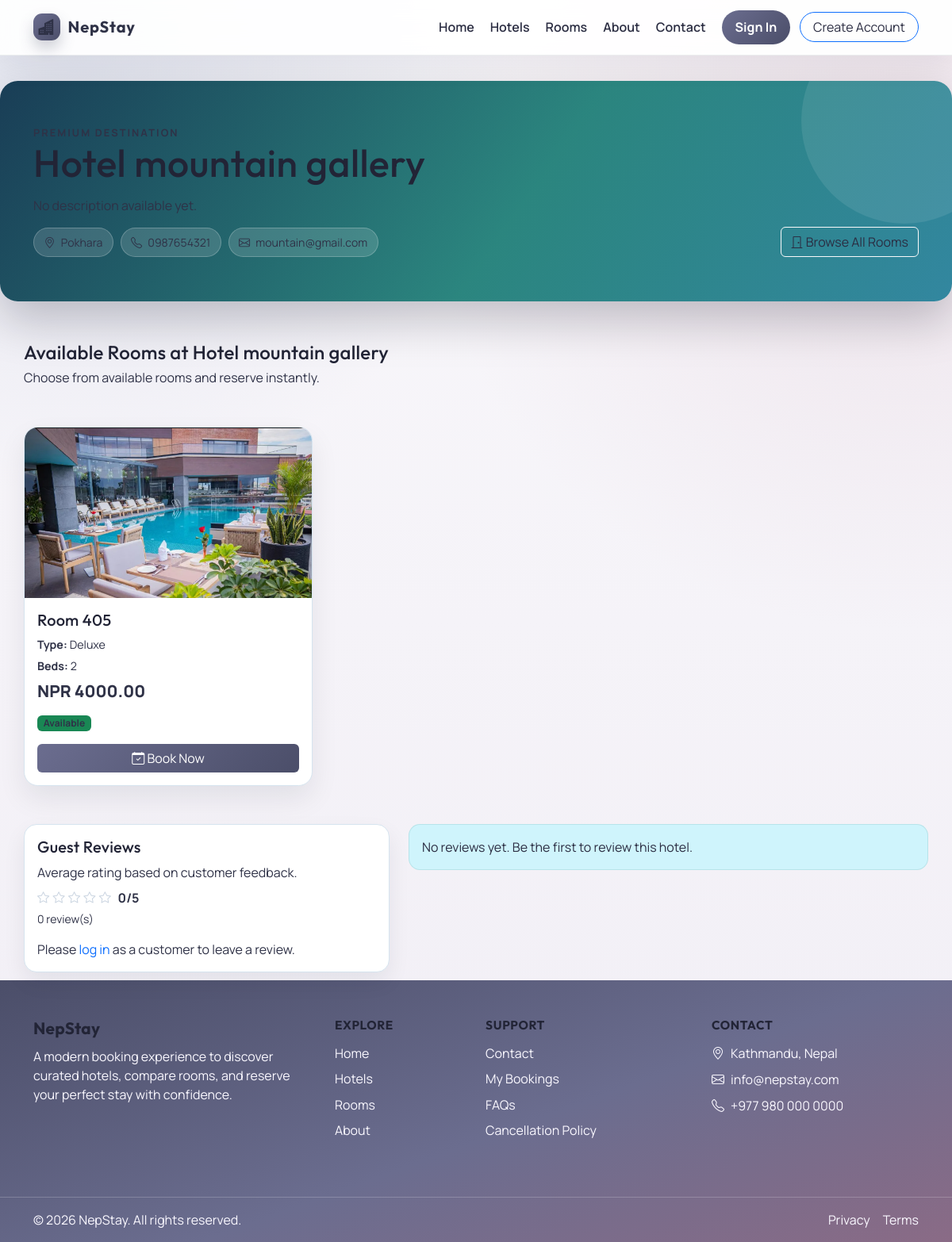
/hotels/5/, run on an earlier commit of the app's database.
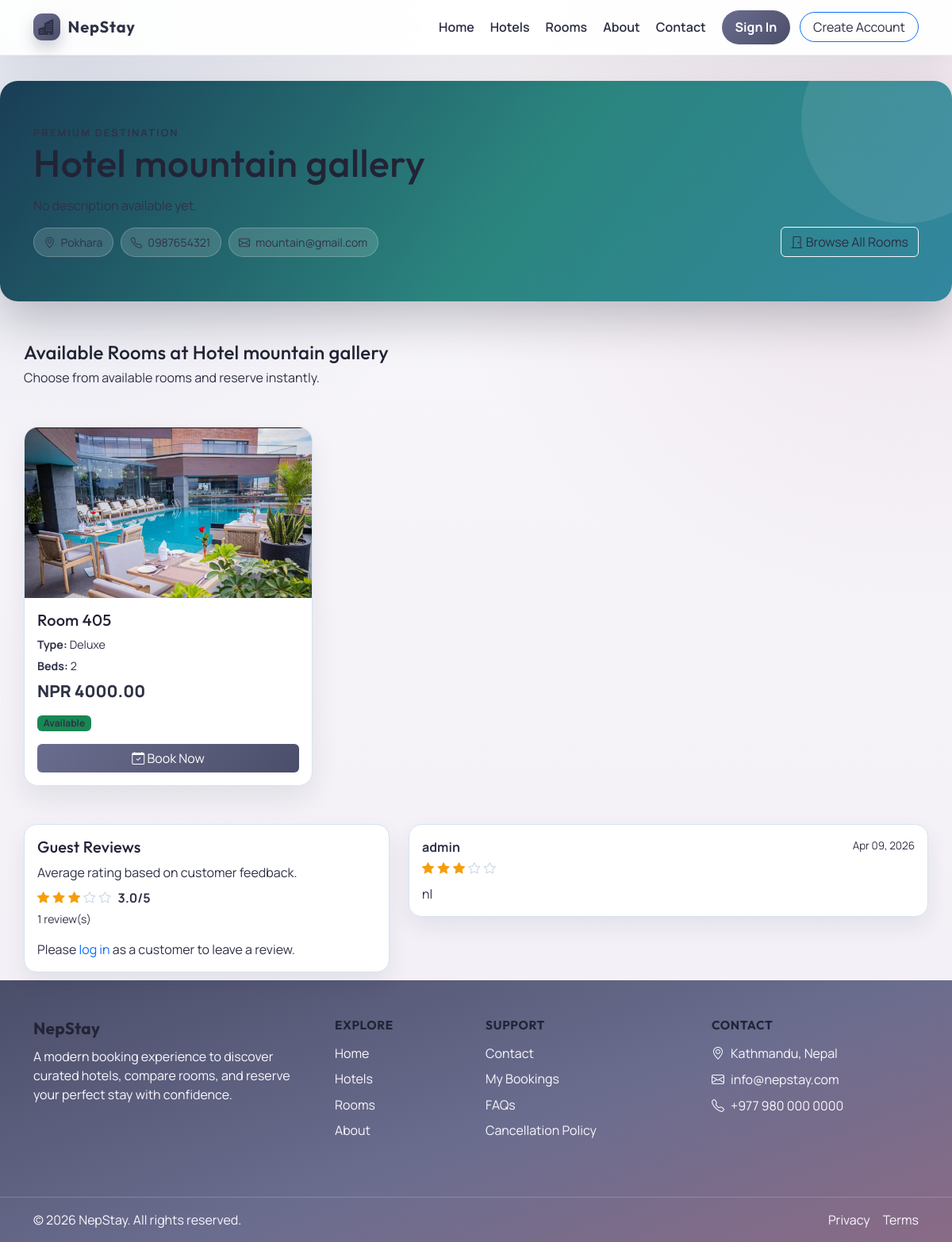
And on a later commit of the database.
### hotel/models.py (models this page shows, shortened)
class Room(models.Model):
    hotel = models.ForeignKey(Hotel, on_delete=models.CASCADE, related_name='rooms')
    room_type = models.ForeignKey(RoomType, on_delete=models.CASCADE, related_name='rooms')
    room_number = models.CharField(max_length=200)
    price = models.DecimalField(max_digits=10, decimal_places=2, default=Decimal('0.00'))
    availability = models.BooleanField(default=True)
    is_available = models.BooleanField(default=True)
    date = models.DateTimeField(auto_now_add=True)
    rid = ShortUUIDField(length=8, unique=True, blank=True)
    class Meta:
        verbose_name_plural = "Rooms"

class Hotel(models.Model):
    agent = models.ForeignKey(User, on_delete=models.CASCADE, related_name="hotels", null=True, blank=True)
    name = models.CharField(max_length=255)
    location = models.CharField(max_length=255, blank=True)
    description = models.TextField(blank=True)
    image = models.ImageField(upload_to='hotel_images/', blank=True, null=True)
    address = models.CharField(max_length=255, blank=True)
    mobile = models.CharField(max_length=20, blank=True)
    email = models.EmailField(blank=True)
    status = models.CharField(max_length=20, choices=HOTEL_STATUS, default='pending')
    views = models.IntegerField(default=0)
    featured = models.BooleanField(default=False)
    slug = models.SlugField(unique=True, blank=True)
    created_at = models.DateTimeField(auto_now_add=True, null=True, blank=True)
    date = models.DateTimeField(auto_now_add=True)
    def average_rating(self):
        aggregate = self.reviews.aggregate(avg=models.Avg('rating'))
        return round(aggregate.get('avg') or 0, 1)
    def reviews_count(self):
        return self.reviews.count()

class RoomType(models.Model):
    hotel = models.ForeignKey(Hotel, on_delete=models.CASCADE, related_name='room_types')
    name = models.CharField(max_length=255)
    description = models.TextField(blank=True)
    price = models.DecimalField(max_digits=10, decimal_places=2)
    no_of_beds = models.IntegerField(default=1)
    hid = ShortUUIDField(length=8, unique=True, blank=True)
    slug = models.SlugField(unique=True, blank=True)
    date = models.DateTimeField(auto_now_add=True)
    image = models.ImageField(upload_to='hotel_images/', blank=True, null=True)
    class Meta:
        verbose_name_plural = "Room Types"

class Review(models.Model):
    STAR_CHOICES = (
        (1, '1 Star'),
        (2, '2 Stars'),
        (3, '3 Stars'),
        (4, '4 Stars'),
        (5, '5 Stars'),
    )
    hotel = models.ForeignKey(Hotel, on_delete=models.CASCADE, related_name='reviews')
    user = models.ForeignKey(User, on_delete=models.CASCADE, related_name='reviews')
    agent = models.ForeignKey(User, on_delete=models.SET_NULL, related_name='reviews_received', blank=True, null=True)
    rating = models.PositiveSmallIntegerField(choices=STAR_CHOICES)
    comment = models.TextField(blank=True)
    created_at = models.DateTimeField(auto_now_add=True)
    updated_at = models.DateTimeField(auto_now=True)
    class Meta:
        ordering = ['-created_at']
        unique_together = ('hotel', 'user')

### userauths/models.py (models this page shows, shortened)
class User(AbstractUser):
    ROLE_CHOICES = (
        ("customer", "Customer"),
        ("agent", "Agent"),
    )
    AGENT_APPROVAL_CHOICES = (
        ("approved", "Approved"),
        ("pending", "Pending"),
        ("rejected", "Rejected"),
    )
    full_name = models.CharField(max_length=255, blank=True, null=True )
    username = models.CharField(max_length=150, unique=True)
    email = models.EmailField(unique=True)
    phone = models.CharField(max_length=20, blank=True, null=True)
    gender = models.CharField(max_length=10, choices=GENDER_CHOICES, default="Others")
    otp = models.CharField(max_length=10, blank=True, null=True)
    email_verified = models.BooleanField(default=False)
    role = models.CharField(max_length=10, choices=ROLE_CHOICES, default="customer")
    agent_approval_status = models.CharField(max_length=10, choices=AGENT_APPROVAL_CHOICES, default="approved")
    agent_rejection_reason = models.TextField(blank=True, null=True)
    USERNAME_FIELD = "username"
    REQUIRED_FIELDS = ["email"]   # ✅ username हटायो

### hotel/views.py (the view)
# urls.py: path('hotels/<int:hotel_id>/', views.hotel_detail, name='hotel_detail'),
def hotel_detail(request, hotel_id):
    hotel = get_object_or_404(Hotel, id=hotel_id)
    rooms_qs = Room.objects.select_related('room_type').filter(hotel=hotel, availability=True).order_by('room_number')
    reviews = Review.objects.select_related('user').filter(hotel=hotel)
    review_form = None
    existing_review = None
    if request.user.is_authenticated and request.user.role == 'customer':
        existing_review = Review.objects.filter(hotel=hotel, user=request.user).first()
        review_form = ReviewForm(instance=existing_review)
    return render(request, 'hotel/hotel_detail.html', {
        'hotel': hotel,
        'rooms': rooms_qs,
        'reviews': reviews,
        'review_form': review_form,
        'existing_review': existing_review,
    })

### templates/hotel/hotel_detail.html (shortened to what the changed rows need)
{% extends 'hotel/base.html' %}
{% block content %}
<section class="detail-hero">
    <div class="container py-2">
        <div class="row">
            <div class="col-lg-8">
                <p class="detail-kicker mb-0">Premium Destination</p>
                <h1 class="detail-heading">{{ hotel.name }}</h1>
                <p class="detail-desc">{{ hotel.description|default:'No description available yet.' }}</p>
                <div class="detail-meta">
                    <span><i class="bi bi-geo-alt"></i> {{ hotel.location|default:'Nepal' }}</span>
                    <span><i class="bi bi-telephone"></i> {{ hotel.mobile|default:'N/A' }}</span>
                    <span><i class="bi bi-envelope"></i> {{ hotel.email|default:'N/A' }}</span>
                </div>
            </div>
        </div>
    </div>
</section>
<div class="container detail-section">
    <div class="row mb-4">
        <div class="col-12">
            <h2 class="h4 detail-section-title">Available Rooms at {{ hotel.name }}</h2>
            <p class="detail-section-subtitle">Choose from available rooms and reserve instantly.</p>
        </div>
    </div>
    <div class="row g-4">
        {% for room in rooms %}
        <div class="col-md-6 col-xl-4">
            <div class="room-option">
                {% if room.room_type.image or hotel.image %}
                <img
                    src="{% if room.room_type.image %}{{ room.room_type.image.url }}{% else %}{{ hotel.image.url }}{% endif %}"
                    alt="{{ room.room_type.name }}"
                >
                {% endif %}
                <div class="body d-flex flex-column">
                    <h5 class="mb-2">Room {{ room.room_number }}</h5>
                    <div class="meta">
                        <span><strong>Type:</strong> {{ room.room_type.name }}</span>
                        <span><strong>Beds:</strong> {{ room.room_type.no_of_beds }}</span>
                        <span class="price">NPR {{ room.price }}</span>
                    </div>
                    <span class="badge bg-success mb-3 align-self-start">Available</span>
                    {% if request.user.is_authenticated and request.user.role == 'agent' %}
                    <span class="btn btn-outline-secondary mt-auto disabled">Agents cannot book</span>
                    {% else %}
                    <a href="{% url 'hotel:book_room' room.id %}" class="btn btn-primary mt-auto"><i class="bi bi-calendar-check"></i> Book Now</a>
                    {% endif %}
                </div>
            </div>
        </div>
        {% empty %}
        <div class="col-12">
            <div class="alert alert-warning">No available rooms found for this hotel.</div>
        </div>
        {% endfor %}
    </div>
    <section class="review-shell">
        <div class="row g-4">
            <div class="col-lg-5">
                <div class="review-card">
                    <h3 class="h5 mb-2">Guest Reviews</h3>
                    <p class="text-muted mb-2">Average rating based on customer feedback.</p>
                    <div class="d-flex align-items-center gap-2 mb-1">
                        <div class="star-row">
                            <i class="bi {% if hotel.average_rating >= 1 %}bi-star-fill{% else %}bi-star star-off{% endif %}"></i>
                            <i class="bi {% if hotel.average_rating >= 2 %}bi-star-fill{% else %}bi-star star-off{% endif %}"></i>
                            <i class="bi {% if hotel.average_rating >= 3 %}bi-star-fill{% else %}bi-star star-off{% endif %}"></i>
                            <i class="bi {% if hotel.average_rating >= 4 %}bi-star-fill{% else %}bi-star star-off{% endif %}"></i>
                            <i class="bi {% if hotel.average_rating >= 5 %}bi-star-fill{% else %}bi-star star-off{% endif %}"></i>
                        </div>
                        <strong>{{ hotel.average_rating }}/5</strong>
                    </div>
                    <p class="text-muted small mb-0">{{ hotel.reviews_count }} review(s)</p>
                    {% if request.user.is_authenticated and request.user.role == 'customer' and review_form %}
                    <hr>
                    <h4 class="h6" id="review-form-heading">
                        {% if existing_review %}Edit your review{% else %}Write your review{% endif %}
                    </h4>
                    <form method="POST" action="{% url 'hotel:add_review' hotel.id %}" id="review-form">
                        {% csrf_token %}
                        <div class="mb-2">
                            <label class="form-label" for="id_rating">Rating</label>
                            {{ review_form.rating }}
                        </div>
                        <div class="mb-2">
                            <label class="form-label" for="id_comment">Comment</label>
                            {{ review_form.comment }}
                        </div>
                        <button type="submit" class="btn btn-primary w-100">
                            {% if existing_review %}Update Review{% else %}Submit Review{% endif %}
                        </button>
                    </form>
                    {% if existing_review %}
                    <form method="POST" action="{% url 'hotel:delete_review' hotel.id %}" class="mt-2" onsubmit="return confirm('Delete your review for this hotel?');">
                        {% csrf_token %}
                        <button type="submit" class="btn btn-outline-danger w-100">Delete My Review</button>
                    </form>
                    {% endif %}
                    {% elif request.user.is_authenticated and request.user.role == 'agent' %}
                    <p class="text-muted mt-3 mb-0">Agent accounts cannot submit reviews.</p>
                    {% else %}
                    <p class="text-muted mt-3 mb-0">Please <a href="{% url 'userauths:login' %}">log in</a> as a customer to leave a review.</p>
                    {% endif %}
                </div>
            </div>
            <div class="col-lg-7">
                <div class="row g-3">
                    {% for review in reviews %}
                    <div class="col-12">
                        <article class="review-card">
                            <div class="d-flex justify-content-between align-items-start gap-2 mb-1">
                                <strong>{{ review.user.full_name|default:review.user.username }}</strong>
                                <span class="review-meta">{{ review.created_at|date:'M d, Y' }}</span>
                            </div>
                            <div class="star-row mb-2">
                                <i class="bi {% if review.rating >= 1 %}bi-star-fill{% else %}bi-star star-off{% endif %}"></i>
                                <i class="bi {% if review.rating >= 2 %}bi-star-fill{% else %}bi-star star-off{% endif %}"></i>
                                <i class="bi {% if review.rating >= 3 %}bi-star-fill{% else %}bi-star star-off{% endif %}"></i>
                                <i class="bi {% if review.rating >= 4 %}bi-star-fill{% else %}bi-star star-off{% endif %}"></i>
                                <i class="bi {% if review.rating >= 5 %}bi-star-fill{% else %}bi-star star-off{% endif %}"></i>
                            </div>
                            <p class="mb-0 text-muted">{{ review.comment|default:'No comment provided.' }}</p>
                        </article>
                    </div>
                    {% empty %}
                    <div class="col-12">
                        <div class="alert alert-info mb-0">No reviews yet. Be the first to review this hotel.</div>
                    </div>
                    {% endfor %}
                </div>
            </div>
        </div>
    </section>
</div>
{% endblock %}

What changed in the data, as far as the page shows it:
computed for Hotel "Hotel mountain gallery": average_rating "0" → "3.0"; reviews_count "0" → "1"
added Review: user.full_name "admin", created_at "Apr 09, 2026", rating 3 (drawn), comment "nl"
Also different on the page:
text no longer shown: "No reviews yet. Be the first to review this hotel."
